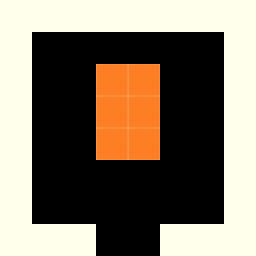

Below is a game level as drawn by its tile map, then a one-line description and the .tmx file that defines it, in full:
An orthogonal 8x8 tile map with 32x32 px tiles, 1 tile layer (Calque de Tile 1), 2 tilesets.

<map version="1.2" tiledversion="1.2.2" orientation="orthogonal" renderorder="right-down" width="8" height="8" tilewidth="32" tileheight="32" infinite="0" nextlayerid="2" nextobjectid="1">
 <tileset firstgid="1" source="ExempleSalle.tsx" />
 <tileset firstgid="1" source="TileSet.tsx" />
 <layer id="1" name="Calque de Tile 1" width="8" height="8">
  <data encoding="csv">
2,2,2,2,2,2,2,2,
2,0,0,0,0,0,0,2,
2,0,0,1,1,0,0,2,
2,0,0,1,1,0,0,2,
2,0,0,1,1,0,0,2,
2,0,0,0,0,0,0,2,
2,0,0,0,0,0,0,2,
2,2,2,0,0,2,2,2
</data>
 </layer>
</map>
